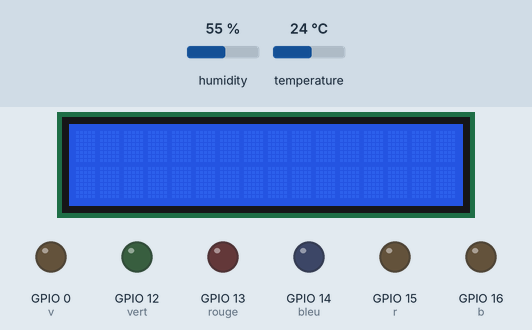
Recording of a sketch running on a simulated ESP8266 (NodeMCU). Parts: 16×2 character LCD, output pins drawn as LEDs (lit = HIGH). The test bench sets the inputs (shaded band); at power-on: humidity 55 %, temperature 24 °C. WiFi joins after 1.5 s; servers stay silent unless stated; uploads are accepted with an empty reply; what the sketch prints to the serial monitor is not drawn.

Above: at 6.7 s.
6.8 s: humidity set to 51 %
At 22.3 s:
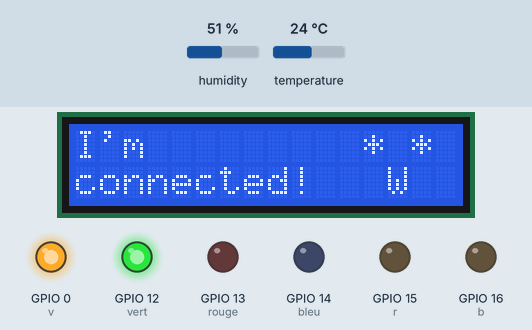
At 23.8 s:
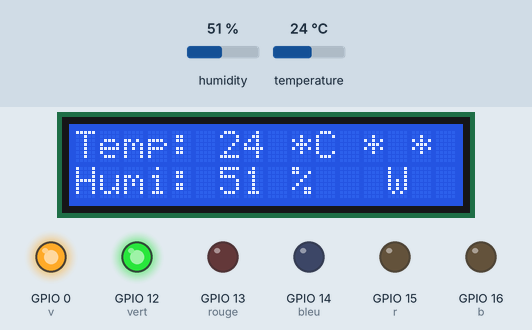
29.3 s: humidity set to 48 %
Timing chart, 0 to 32.3 s (numbered marks = the images above; inputs shaded):
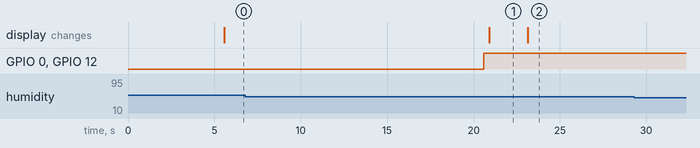

Measured:
- after the input at 29.3 s, every drawn part: stays the same
- what the display in image 1 shows lasts 2.2 s, from 20.9 s to 23.1 s

The sketch:

Finalization.ino
```cpp
#include <Arduino.h>

#include <DHT.h>

#include <Wire.h>
#include <LiquidCrystal_I2C.h>

#include <ThingSpeak.h>

#include <ESP8266WiFi.h>
#include <ESP8266WiFiMulti.h>

#include <ESP8266HTTPClient.h>

#include <ArduinoJson.h>

#define DHTPIN 2
#define DHTTYPE DHT11
DHT dht(DHTPIN, DHT11);

LiquidCrystal_I2C lcd(0x27,16,2);

ESP8266WiFiMulti WiFiMulti;

const char* ssid = "Bender";
const char* password = "Rorschak42";

int myChannelNumber = 659365;
const char * myWriteAPIKey = "V51TL035LOE4EK7A";

WiFiClient  client;

int wifiStatus;

// Initialize our values
String myStatus = "";

//leds
const int rouge = 13;
const int vert = 12;
const int bleu = 14;

//led RVB
const int r = 15;
const int v = 0;
const int b = 16;

int cr;
int cv;
int cb;

int temperature;
int humidity;

void setup() {
  Serial.begin(115200);

  for (uint8_t t = 4; t > 0; t--) {
    Serial.printf("[SETUP] WAIT %d...\n", t);
    Serial.flush();
    delay(1000);
  }

  WiFi.mode(WIFI_STA);
  WiFiMulti.addAP("Bender", "Rorschak42");


  // We start by connecting to a WiFi network

  Serial.println();
  Serial.println();
  Serial.print("Your are connecting to;");
  Serial.println(ssid);

  WiFi.begin(ssid, password);

  while (WiFi.status() != WL_CONNECTED) {
    delay(500);
    Serial.print(".");
  }

  ThingSpeak.begin(client);  // Initialize ThingSpeak

  pinMode(rouge, OUTPUT);
  pinMode(vert, OUTPUT);
  pinMode(bleu, OUTPUT);

  pinMode(r, OUTPUT);
  pinMode(v, OUTPUT);
  pinMode(b, OUTPUT);

  //demarrage du capteur DHT11
  dht.begin();

  lcd.init();
  lcd.backlight();
}

void loop() {
  delay(15000);

  wifiStatus = WiFi.status();

  float t = dht.readTemperature(); //mesure temperature (en ° celsius)
  float h = dht.readHumidity();   //mesure l'humidité (en %)
  temperature = (int)t;
  humidity = (int)h;

  //test si valeurs ont été récup
  if (isnan(h) || isnan(t)) {
    Serial.println("Failed to read from DHT sensor!"); //affiche message d'erreur
    return;                                            //quitte pour retenter lecture
  }else{
    if(t>31 & t<40){
      cr = 255/225*1023;
      cv = 255-(t/8*255)/255*1023;
      cb = 0;
    }
    if(t>23 & t<32){
      cv = 255/225*1023;
      cr = 255-(t/8*255)/255*1023;
      cb = 0;
    }
    if(t>15 & t<24){
      cv = 255/225*1023;
      cb = 255-(t/8*255)/255*1023;
      cr = 0;
    }
    if(t>7 & t<16){
      cb = 255/225*1023;
      cv = 255-(t/8*255)/255*1023;
      cr = 0;
    }
    if(t<8 & t>0){
      cb = 255/225*1023;
      cr = 255-(t/8*255)/255*1023;
      cv = 0;
    }
    if(h>0 & h<50){
      digitalWrite(rouge, LOW);
      digitalWrite(vert, LOW);
      digitalWrite(bleu, HIGH);
    }
    if(h>49 & h<70){
      digitalWrite(rouge, LOW);
      digitalWrite(vert, HIGH);
      digitalWrite(bleu, LOW);
    }
    if(h>69 & h<120){
      digitalWrite(rouge, HIGH);
      digitalWrite(vert, LOW);
      digitalWrite(bleu, LOW);
    }
   analogWrite(r,cr);
   analogWrite(v,cv);
   analogWrite(b,cb);
  }

  // set the fields with the values
  ThingSpeak.setField(1, t);
  ThingSpeak.setField(2, h);

  // set the status
  ThingSpeak.setStatus(myStatus);

  // write to the ThingSpeak channel
  int x = ThingSpeak.writeFields(myChannelNumber, myWriteAPIKey);
  if(x == 200){
    Serial.println("Channel update successful.");
  }
  else{
    Serial.println("Problem updating channel. HTTP error code " + String(x));
  }

  if(wifiStatus == WL_CONNECTED){

    Serial.println("");
    Serial.println("Your ESP is connected!");
    Serial.println("Your IP address is: ");
    Serial.println(WiFi.localIP());


    lcd.setCursor(0,0);
    lcd.print("I'm       ");
    lcd.setCursor(12,0);
    lcd.print("* *");
    lcd.setCursor(0,1);
    lcd.print("connected!");
    lcd.setCursor(13,1);
    lcd.print("W");

    StaticJsonBuffer<300> JSONbuffer;   //Declaring static JSON buffer
    JsonObject& JSONencoder = JSONbuffer.createObject();

    JSONencoder["temperature"] = t;
    JSONencoder["humidite"] = h;

    char JSONmessageBuffer[300];
    JSONencoder.prettyPrintTo(JSONmessageBuffer, sizeof(JSONmessageBuffer));
    Serial.println(JSONmessageBuffer);

    HTTPClient http;    //Declare object of class HTTPClient

    http.begin("http://51.75.126.63/DHT11/ok.php");      //Specify request destination
    http.addHeader("Content-Type", "application/json");  //Specify content-type header

    int httpCode = http.POST(JSONmessageBuffer);   //Send the request
    String payload = http.getString();                                        //Get the response payload

    Serial.println(httpCode);   //Print HTTP return code
    Serial.println(payload);    //Print request response payload

    http.end();
   }else{

    Serial.println("");
    Serial.println("WiFi not connected");

    lcd.setCursor(0,0);
    lcd.print("I'm not");
    lcd.setCursor(12,0);
    lcd.print("* *");
    lcd.setCursor(0,1);
    lcd.print("connected ! ");
    lcd.setCursor(13,1);
    lcd.print("W");
   }

  delay(2000);
  lcd.setCursor(0,0);
  lcd.print("Temp:    *C");
  lcd.setCursor(6,0);
  lcd.print(temperature);
  lcd.setCursor(0,1);
  lcd.print("Humi:    % ");
  lcd.setCursor(6,1);
  lcd.print(humidity);
  delay(3583000);
}
```
